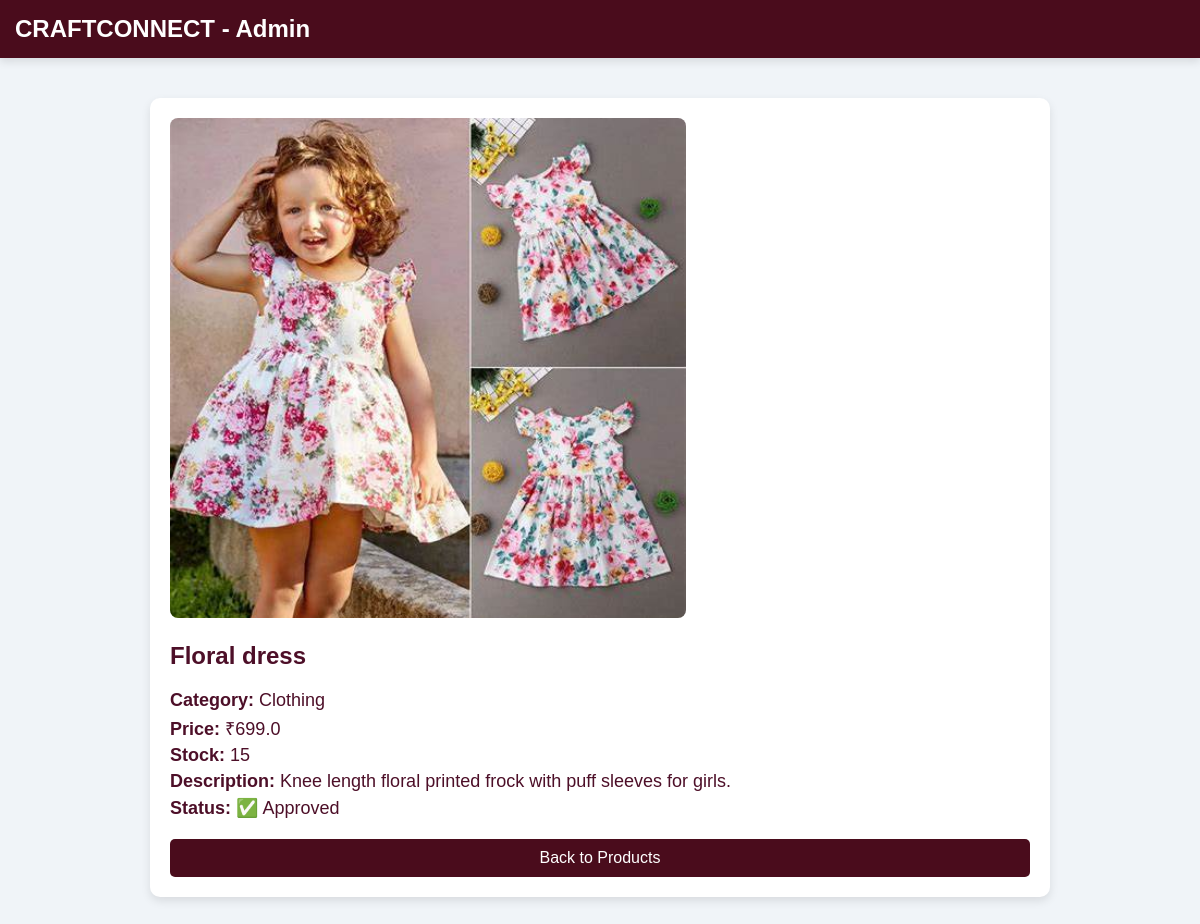
/admin/product/details/2, run on the app's committed database.
### tables this page shows
CREATE TABLE products (
            id INTEGER PRIMARY KEY AUTOINCREMENT,
            name TEXT NOT NULL,
            description TEXT NOT NULL,
            price REAL NOT NULL,
            image TEXT NOT NULL,
            manufacturer_id INTEGER, approved INTEGER DEFAULT 0, category TEXT, stock_limit INTEGER DEFAULT NULL, size_chart TEXT,
            FOREIGN KEY (manufacturer_id) REFERENCES users (id)
        );

### app.py (the view)
@app.route('/admin/product/details/<int:product_id>')
def admin_product_details(product_id):
    conn = get_db_connection()
    product = conn.execute('SELECT * FROM products WHERE id = ?', (product_id,)).fetchone()
    orders = conn.execute('SELECT o.*, u.username FROM orders o JOIN users u ON o.user_id = u.id WHERE o.product_id = ?', (product_id,)).fetchall()
    reviews = conn.execute('SELECT r.*, u.username FROM product_reviews r JOIN users u ON r.user_id = u.id WHERE r.product_id = ?', (product_id,)).fetchall()
    conn.close()
    if not product:
        flash('Product not found!', 'danger')
        return redirect('/admin')
    return render_template('admin_product_details.html', product=product, orders=orders, reviews=reviews)

### app.py (called while the page is built)
def get_db_connection():
    conn = sqlite3.connect("craftconnect.db")
    conn.row_factory = sqlite3.Row
    return conn

### templates/admin_product_details.html (shortened to what this page needs)
<!DOCTYPE html>
<html lang="en">
<head>
    <link rel="stylesheet" href="{{ url_for('static', filename='css/styles.css') }}">
</head>
<body>
    <nav class="navbar">CRAFTCONNECT - Admin</nav>
    <div class="container">
        {% if product %}
            <img src="{{ url_for('static', filename='uploads/' + product['image']) if product['image'] else url_for('static', filename='images/default-product.png') }}"
                 class="product-img"
                 alt="{{ product['name'] }}">
            <div class="details">
                <h2>{{ product['name'] }}</h2>
                <p><strong>Category:</strong> {{ product['category'] }}</p>
                <p><strong>Price:</strong> ₹{{ product['price'] }}</p>
                <p><strong>Stock:</strong> {{ product['stock_limit'] if product['stock_limit'] else 'Unlimited' }}</p>
                <p><strong>Description:</strong> {{ product['description'] }}</p>
                <p><strong>Status:</strong> {% if product['approved'] == 1 %}✅ Approved{% else %}❌ Rejected{% endif %}</p>
            </div>
            <div class="btn-container">
                <a href="{{ url_for('admin_manage_products') }}" class="back-btn">Back to Products</a>
            </div>
        {% else %}
            <h2 style="text-align: center; color: red;">Product Not Found</h2>
        {% endif %}
    </div>
</body>
</html>

### static/css/styles.css (style rules this page uses)
body { margin: 0; padding: 0; overflow-x: hidden; font-family: Arial, sans-serif; background: white; color: #4D0F28; min-height: 100vh; box-sizing: border-box; width:100%; max-width: 100%; }
.navbar { display: flex; justify-content: space-between; align-items: center; padding: 15px 30px; background: #4D0F28; color: white; box-shadow: 0px 4px 8px rgba(0, 0, 0, 0.1); max-width: 100%; flex-wrap: wrap; }
* { outline: none; box-sizing: border-box; max-width: 100vw; }

### templates/admin_product_details.html (style rules this page uses)
body { font-family: Arial, sans-serif; background-color: #f0f4f8; margin: 0; padding: 0; }
.navbar { width: 100%; background-color: #4a0c1c; color: white; padding: 15px; text-align: left; font-size: 24px; font-weight: bold; }
.container { width: 80%; max-width: 900px; margin: 40px auto; background: white; padding: 20px; border-radius: 10px; box-shadow: 0 4px 10px rgba(0, 0, 0, 0.1); }
.product-img { width: 60%; max-height: 500px; object-fit: cover; border-radius: 8px; }
.details { margin-top: 20px; }
.details p { font-size: 18px; margin: 5px 0; }
.btn-container { margin-top: 20px; display: flex; gap: 15px; }
.back-btn { background: #4a0c1c; color: white; padding: 10px 15px; border: none; border-radius: 5px; font-size: 16px; cursor: pointer; flex: 1; text-align: center; text-decoration: none; }

### data on the page
products: image (picture), name "Floral dress", category "Clothing", price "699.0", stock_limit "15", description "Knee length floral printed frock with puff sleeves for girls."
